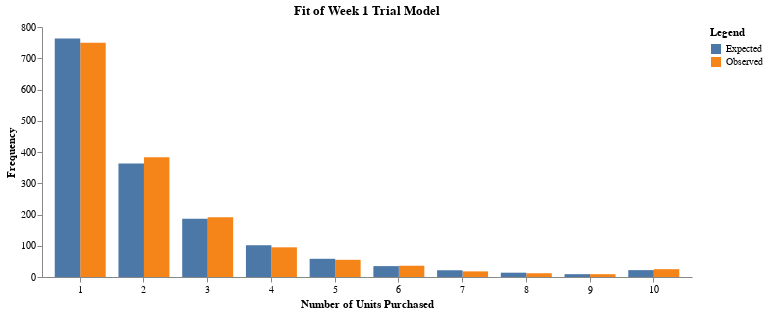

Here is the notebook cell this chart was saved with:
### Markdown cell above
As the value of the sample test statistic is less than the critical value, we conclude that the shifted beta-geometric distribution adequately fits the data.

### Code cell
w1_trial_df = pl.DataFrame({'Number of Units Purchased':np.arange(1,11), 'Observed': n1x[1:], 'Expected': E_n1x[1:]})
w1_trial_df = w1_trial_df.unpivot(on=['Observed', 'Expected'], index='Number of Units Purchased', variable_name='Legend' , value_name='Frequency')

ChartTemp(w1_trial_df).mark_bar().encode(
    x=alt.X('Number of Units Purchased:O', axis=alt.Axis(labelAngle=0)),
    y='Frequency:Q',
    color='Legend:N',
    xOffset='Legend:N'
).line_prop('Fit of Week 1 Trial Model')

### Figure 1 — Vega-Lite specification as saved in the notebook (floating-point values rounded to 4 significant figures)
{"config": {"view": {"continuousWidth": 300, "continuousHeight": 300, "stroke": null}, "axisX": {"grid": false}, "axisY": {"grid": false}}, "data": {"name": "data-2dfa3e708563a880bd92d24406b0e2af"}, "mark": {"type": "bar"}, "encoding": {"color": {"field": "Legend", "type": "nominal"}, "x": {"axis": {"labelAngle": 0}, "field": "Number of Units Purchased", "type": "ordinal"}, "xOffset": {"field": "Legend", "type": "nominal"}, "y": {"field": "Frequency", "type": "quantitative"}}, "height": 250, "title": "Fit of Week 1 Trial Model", "width": 650, "$schema": "https://vega.github.io/schema/vega-lite/v5.20.1.json", "datasets": {"data-2dfa3e708563a880bd92d24406b0e2af": [{"Number of Units Purchased": 1, "Legend": "Observed", "Frequency": 750.0}, {"Number of Units Purchased": 2, "Legend": "Observed", "Frequency": 383.0}, {"Number of Units Purchased": 3, "Legend": "Observed", "Frequency": 191.0}, {"Number of Units Purchased": 4, "Legend": "Observed", "Frequency": 95.0}, {"Number of Units Purchased": 5, "Legend": "Observed", "Frequency": 55.0}, {"Number of Units Purchased": 6, "Legend": "Observed", "Frequency": 36.0}, {"Number of Units Purchased": 7, "Legend": "Observed", "Frequency": 18.0}, {"Number of Units Purchased": 8, "Legend": "Observed", "Frequency": 12.0}, {"Number of Units Purchased": 9, "Legend": "Observed", "Frequency": 9.0}, {"Number of Units Purchased": 10, "Legend": "Observed", "Frequency": 25.0}, {"Number of Units Purchased": 1, "Legend": "Expected", "Frequency": 763.0}, {"Number of Units Purchased": 2, "Legend": "Expected", "Frequency": 363.3}, {"Number of Units Purchased": 3, "Legend": "Expected", "Frequency": 186.4}, {"Number of Units Purchased": 4, "Legend": "Expected", "Frequency": 101.6}, {"Number of Units Purchased": 5, "Legend": "Expected", "Frequency": 58.25}, {"Number of Units Purchased": 6, "Legend": "Expected", "Frequency": 34.84}, {"Number of Units Purchased": 7, "Legend": "Expected", "Frequency": 21.6}, {"Number of Units Purchased": 8, "Legend": "Expected", "Frequency": 13.82}, {"Number of Units Purchased": 9, "Legend": "Expected", "Frequency": 9.093}, {"Number of Units Purchased": 10, "Legend": "Expected", "Frequency": 21.97}]}}
